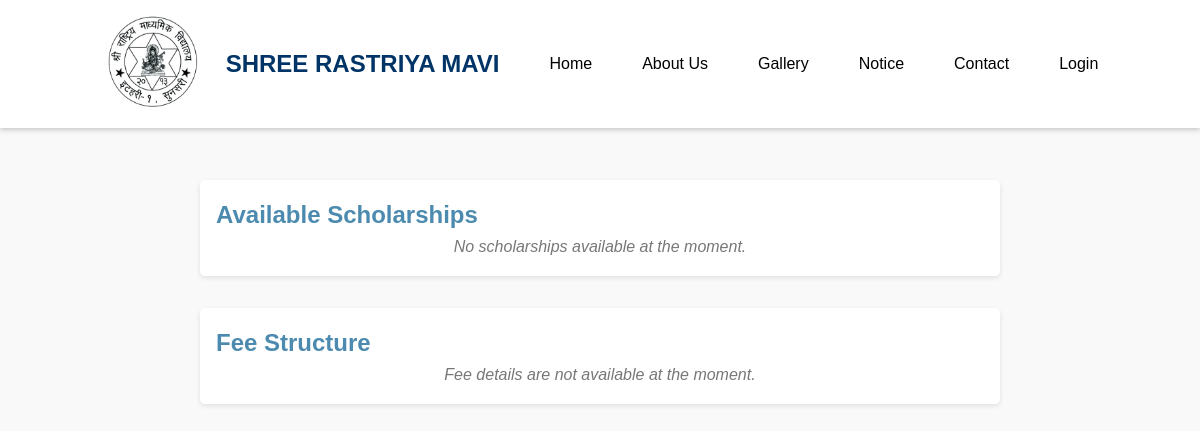
/Shree-Rastriya-Secondary-School/Education/, run on an earlier commit of the app's database.
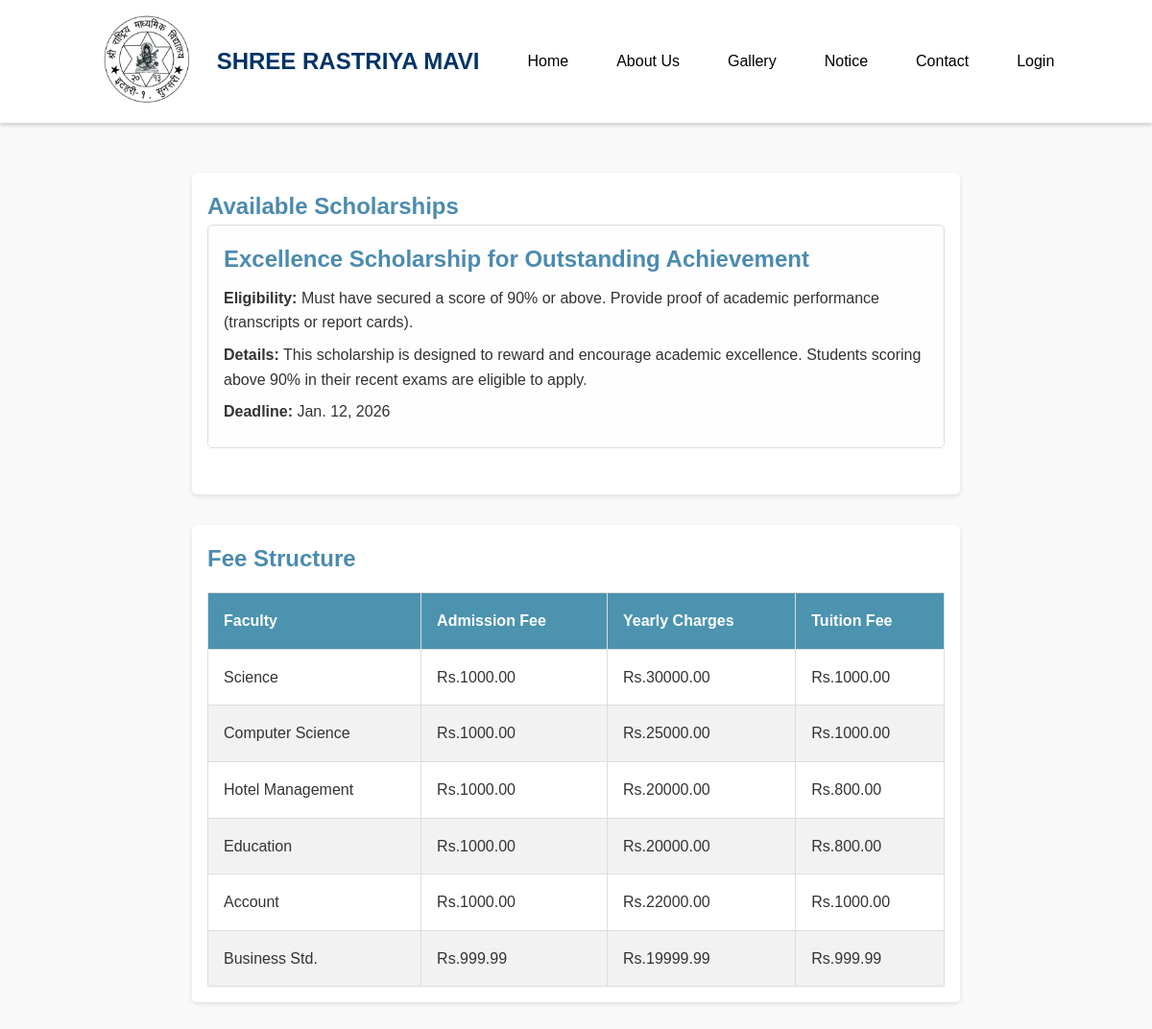
And on a later commit of the database.
### home/models.py (models this page shows, shortened)
class Scholarship(models.Model):
    title = models.CharField(max_length=255)
    details = models.TextField()
    eligibility = models.TextField()
    deadline = models.DateField()
    uploaded = models.DateTimeField(auto_now_add=True)

class FeeStructure(models.Model):
    faculty = models.CharField(max_length=255)
    tuition_fee = models.DecimalField(max_digits=10, decimal_places=2)
    admission_fee = models.DecimalField(max_digits=10, decimal_places=2)
    yearly_charges = models.DecimalField(max_digits=10, decimal_places=2)

### home/views.py (the view)
# urls.py: path('Shree-Rastriya-Secondary-School/Education/',views.Scholar_FeeStructure,name='edu'),
def Scholar_FeeStructure(request):
    Scholar = models.Scholarship.objects.all()
    Fee = models.FeeStructure.objects.all()
    context = {
        'Scholars':Scholar,
        'Fees':Fee
    }
    return render (request,'home/Fee_Scholarship.html',context)

### home/templates/home/Fee_Scholarship.html (shortened to what this page needs)
{% extends "home/navbar.html" %}
{% block content %}
<!DOCTYPE html>
<html lang="en">
    <head>
</head>
<body>
    <section>
        <h2>Available Scholarships</h2>
        {% if Scholars %}
        {% for Scholar in Scholars %}
        <article class="scholarship">
            <h2>{{ Scholar.title }}</h2>
            <p><strong>Eligibility:</strong> {{ Scholar.eligibility }}</p>
            <p><strong>Details:</strong> {{ Scholar.details }}</p>
            <p><strong>Deadline:</strong> {{ Scholar.deadline }}</p>
        </article>
        {% endfor %}
        {% else %}
        <p class="no-data">No scholarships available at the moment.</p>
        {% endif %}
    </section>
    <section>
        <h2>Fee Structure</h2>
        {% if Fees %}
        <table>
            <thead>
                <tr>
                    <th>Faculty</th>
                    <th>Admission Fee</th>
                    <th>Yearly Charges</th>
                    <th>Tuition Fee</th>
                </tr>
            </thead>
            <tbody>
                {% for fee in Fees %}
                <tr>
                    <td>{{ fee.faculty }}</td>
                    <td>Rs.{{ fee.admission_fee }}</td>
                    <td>Rs.{{ fee.yearly_charges }}</td>
                    <td>Rs.{{ fee.tuition_fee }}</td>
                </tr>
                {% endfor %}
            </tbody>
        </table>
        {% else %}
        <p class="no-data">Fee details are not available at the moment.</p>
        {% endif %}
    </section>
</body>
</html>
{% endblock content %}

What changed in the data, as far as the page shows it:
added Scholarship: title "Excellence Scholarship for Outstanding Achievement", eligibility "Must have secured a score of 90% or above. Provide proof of academic performance (transcripts or report cards).", details "This scholarship is designed to reward and encourage academic excellence. Students scoring above 90% in their recent exams are eligible to apply.", deadline "Jan. 12, 2026"
added FeeStructure: faculty "Science", admission_fee "1000.00", yearly_charges "30000.00", tuition_fee "1000.00"
added FeeStructure: faculty "Computer Science", admission_fee "1000.00", yearly_charges "25000.00", tuition_fee "1000.00"
added FeeStructure: faculty "Hotel Management", admission_fee "1000.00", yearly_charges "20000.00", tuition_fee "800.00"
added FeeStructure: faculty "Education", admission_fee "1000.00", yearly_charges "20000.00", tuition_fee "800.00"
added FeeStructure: faculty "Account", admission_fee "1000.00", yearly_charges "22000.00", tuition_fee "1000.00"
added FeeStructure: faculty "Business Std.", admission_fee "999.99", yearly_charges "19999.99", tuition_fee "999.99"
Also different on the page:
text no longer shown: "No scholarships available at the moment. Fee details are not available at the moment."
text now shown: "Faculty Admission Fee Yearly Charges Tuition Fee"
